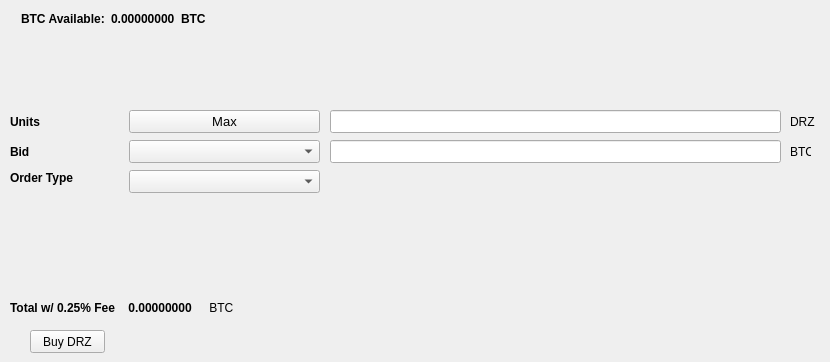
   <widget class="QWidget" name="BuyTab">
    <attribute name="title">
     <string>Buy</string>
    </attribute>
    <widget class="QPushButton" name="BuyDRZ">
     <property name="geometry">
      <rect>
       <x>30</x>
       <y>330</y>
       <width>75</width>
       <height>23</height>
      </rect>
     </property>
     <property name="text">
      <string>Buy DRZ</string>
     </property>
    </widget>
    <widget class="QLabel" name="label_3">
     <property name="geometry">
      <rect>
       <x>10</x>
       <y>110</y>
       <width>46</width>
       <height>23</height>
      </rect>
     </property>
     <property name="font">
      <font>
       <weight>75</weight>
       <bold>true</bold>
      </font>
     </property>
     <property name="text">
      <string>Units</string>
     </property>
    </widget>
    <widget class="QLineEdit" name="UnitsInput">
     <property name="geometry">
      <rect>
       <x>330</x>
       <y>110</y>
       <width>451</width>
       <height>23</height>
      </rect>
     </property>
     <property name="font">
      <font>
       <pointsize>9</pointsize>
       <weight>75</weight>
       <bold>true</bold>
      </font>
     </property>
    </widget>
    <widget class="QLineEdit" name="BuyBidPriceEdit">
     <property name="geometry">
      <rect>
       <x>330</x>
       <y>140</y>
       <width>451</width>
       <height>23</height>
      </rect>
     </property>
     <property name="font">
      <font>
       <pointsize>9</pointsize>
       <weight>75</weight>
       <bold>true</bold>
      </font>
     </property>
    </widget>
    <widget class="QLabel" name="label_4">
     <property name="geometry">
      <rect>
       <x>790</x>
       <y>110</y>
       <width>31</width>
       <height>23</height>
      </rect>
     </property>
     <property name="text">
      <string>DRZ</string>
     </property>
    </widget>
    <widget class="QLabel" name="label_5">
     <property name="geometry">
      <rect>
       <x>790</x>
       <y>140</y>
       <width>21</width>
       <height>23</height>
      </rect>
     </property>
     <property name="text">
      <string>BTC</string>
     </property>
    </widget>
    <widget class="QLabel" name="label_6">
     <property name="geometry">
      <rect>
       <x>10</x>
       <y>140</y>
       <width>46</width>
       <height>23</height>
      </rect>
     </property>
     <property name="font">
      <font>
       <weight>75</weight>
       <bold>true</bold>
      </font>
     </property>
     <property name="text">
      <string>Bid</string>
     </property>
    </widget>
    <widget class="QLabel" name="label_7">
     <property name="geometry">
      <rect>
       <x>10</x>
       <y>170</y>
       <width>71</width>
       <height>16</height>
      </rect>
     </property>
     <property name="font">
      <font>
       <weight>75</weight>
       <bold>true</bold>
      </font>
     </property>
     <property name="text">
      <string>Order Type</string>
     </property>
    </widget>
    <widget class="QPushButton" name="Buy_Max_Amount">
     <property name="geometry">
      <rect>
       <x>129</x>
       <y>110</y>
       <width>191</width>
       <height>23</height>
      </rect>
     </property>
     <property name="font">
      <font>
       <pointsize>10</pointsize>
      </font>
     </property>
     <property name="text">
      <string>Max</string>
     </property>
    </widget>
    <widget class="QComboBox" name="BuyBidcomboBox">
     <property name="geometry">
      <rect>
       <x>129</x>
       <y>140</y>
       <width>191</width>
       <height>23</height>
      </rect>
     </property>
     <property name="font">
      <font>
       <pointsize>10</pointsize>
      </font>
     </property>
    </widget>
    <widget class="QComboBox" name="buyOrdertypeCombo">
     <property name="geometry">
      <rect>
       <x>129</x>
       <y>170</y>
       <width>191</width>
       <height>23</height>
      </rect>
     </property>
     <property name="font">
      <font>
       <pointsize>10</pointsize>
      </font>
     </property>
    </widget>
    <widget class="QWidget" name="layoutWidget">
     <property name="geometry">
      <rect>
       <x>21</x>
       <y>11</y>
       <width>221</width>
       <height>16</height>
      </rect>
     </property>
     <layout class="QHBoxLayout" name="horizontalLayout_3">
      <item>
       <widget class="QLabel" name="label232">
        <property name="font">
         <font>
          <weight>75</weight>
          <bold>true</bold>
         </font>
        </property>
        <property name="text">
         <string>BTC Available:</string>
        </property>
       </widget>
      </item>
      <item>
       <widget class="QLabel" name="BtcAvailableLbl">
        <property name="palette">
         <palette>
          <active>
           <colorrole role="WindowText">
            <brush brushstyle="SolidPattern">
             <color alpha="255">
              <red>0</red>
              <green>0</green>
              <blue>0</blue>
             </color>
            </brush>
           </colorrole>
           <colorrole role="Button">
            <brush brushstyle="SolidPattern">
             <color alpha="255">
              <red>0</red>
              <green>170</green>
              <blue>0</blue>
             </color>
            </brush>
           </colorrole>
           <colorrole role="Light">
            <brush brushstyle="SolidPattern">
             <color alpha="255">
              <red>0</red>
              <green>255</green>
              <blue>0</blue>
             </color>
            </brush>
           </colorrole>
           <colorrole role="Midlight">
            <brush brushstyle="SolidPattern">
             <color alpha="255">
              <red>0</red>
              <green>212</green>
              <blue>0</blue>
             </color>
            </brush>
           </colorrole>
           <colorrole role="Dark">
            <brush brushstyle="SolidPattern">
             <color alpha="255">
              <red>0</red>
              <green>85</green>
              <blue>0</blue>
             </color>
            </brush>
           </colorrole>
           <colorrole role="Mid">
            <brush brushstyle="SolidPattern">
             <color alpha="255">
              <red>0</red>
              <green>113</green>
              <blue>0</blue>
             </color>
            </brush>
           </colorrole>
           <colorrole role="Text">
            <brush brushstyle="SolidPattern">
             <color alpha="255">
              <red>0</red>
              <green>170</green>
              <blue>0</blue>
             </color>
            </brush>
           </colorrole>
           <colorrole role="BrightText">
            <brush brushstyle="SolidPattern">
             <color alpha="255">
              <red>255</red>
              <green>255</green>
              <blue>255</blue>
             </color>
            </brush>
           </colorrole>
           <colorrole role="ButtonText">
            <brush brushstyle="SolidPattern">
             <color alpha="255">
              <red>0</red>
              <green>0</green>
              <blue>0</blue>
             </color>
            </brush>
           </colorrole>
           <colorrole role="Base">
            <brush brushstyle="SolidPattern">
             <color alpha="255">
              <red>255</red>
              <green>255</green>
              <blue>255</blue>
             </color>
            </brush>
           </colorrole>
           <colorrole role="Window">
            <brush brushstyle="SolidPattern">
             <color alpha="255">
              <red>0</red>
              <green>170</green>
              <blue>0</blue>
             </color>
            </brush>
           </colorrole>
           <colorrole role="Shadow">
            <brush brushstyle="SolidPattern">
             <color alpha="255">
              <red>0</red>
              <green>0</green>
              <blue>0</blue>
             </color>
            </brush>
           </colorrole>
           <colorrole role="AlternateBase">
            <brush brushstyle="SolidPattern">
             <color alpha="255">
              <red>127</red>
              <green>212</green>
              <blue>127</blue>
             </color>
            </brush>
           </colorrole>
           <colorrole role="ToolTipBase">
            <brush brushstyle="SolidPattern">
             <color alpha="255">
              <red>255</red>
              <green>255</green>
              <blue>220</blue>
             </color>
            </brush>
           </colorrole>
           <colorrole role="ToolTipText">
            <brush brushstyle="SolidPattern">
             <color alpha="255">
              <red>0</red>
              <green>0</green>
              <blue>0</blue>
             </color>
            </brush>
           </colorrole>
          </active>
          <inactive>
           <colorrole role="WindowText">
            <brush brushstyle="SolidPattern">
             <color alpha="255">
              <red>0</red>
              <green>0</green>
              <blue>0</blue>
             </color>
            </brush>
           </colorrole>
           <colorrole role="Button">
            <brush brushstyle="SolidPattern">
             <color alpha="255">
              <red>0</red>
              <green>170</green>
              <blue>0</blue>
             </color>
            </brush>
           </colorrole>
           <colorrole role="Light">
            <brush brushstyle="SolidPattern">
             <color alpha="255">
              <red>0</red>
              <green>255</green>
              <blue>0</blue>
             </color>
            </brush>
           </colorrole>
           <colorrole role="Midlight">
            <brush brushstyle="SolidPattern">
             <color alpha="255">
              <red>0</red>
              <green>212</green>
              <blue>0</blue>
             </color>
            </brush>
           </colorrole>
           <colorrole role="Dark">
            <brush brushstyle="SolidPattern">
             <color alpha="255">
              <red>0</red>
              <green>85</green>
              <blue>0</blue>
             </color>
            </brush>
           </colorrole>
           <colorrole role="Mid">
            <brush brushstyle="SolidPattern">
             <color alpha="255">
              <red>0</red>
              <green>113</green>
              <blue>0</blue>
             </color>
            </brush>
           </colorrole>
           <colorrole role="Text">
            <brush brushstyle="SolidPattern">
             <color alpha="255">
              <red>0</red>
              <green>170</green>
              <blue>0</blue>
             </color>
            </brush>
           </colorrole>
           <colorrole role="BrightText">
            <brush brushstyle="SolidPattern">
             <color alpha="255">
              <red>255</red>
              <green>255</green>
              <blue>255</blue>
             </color>
            </brush>
           </colorrole>
           <colorrole role="ButtonText">
            <brush brushstyle="SolidPattern">
             <color alpha="255">
              <red>0</red>
              <green>0</green>
              <blue>0</blue>
             </color>
            </brush>
           </colorrole>
           <colorrole role="Base">
            <brush brushstyle="SolidPattern">
             <color alpha="255">
              <red>255</red>
              <green>255</green>
              <blue>255</blue>
             </color>
            </brush>
           </colorrole>
           <colorrole role="Window">
            <brush brushstyle="SolidPattern">
             <color alpha="255">
              <red>0</red>
              <green>170</green>
              <blue>0</blue>
             </color>
            </brush>
           </colorrole>
           <colorrole role="Shadow">
            <brush brushstyle="SolidPattern">
             <color alpha="255">
              <red>0</red>
              <green>0</green>
              <blue>0</blue>
             </color>
            </brush>
           </colorrole>
           <colorrole role="AlternateBase">
            <brush brushstyle="SolidPattern">
             <color alpha="255">
              <red>127</red>
              <green>212</green>
              <blue>127</blue>
             </color>
            </brush>
           </colorrole>
           <colorrole role="ToolTipBase">
            <brush brushstyle="SolidPattern">
             <color alpha="255">
              <red>255</red>
              <green>255</green>
              <blue>220</blue>
             </color>
            </brush>
           </colorrole>
           <colorrole role="ToolTipText">
            <brush brushstyle="SolidPattern">
             <color alpha="255">
              <red>0</red>
              <green>0</green>
              <blue>0</blue>
             </color>
            </brush>
           </colorrole>
          </inactive>
          <disabled>
           <colorrole role="WindowText">
            <brush brushstyle="SolidPattern">
             <color alpha="255">
              <red>0</red>
              <green>85</green>
              <blue>0</blue>
             </color>
            </brush>
           </colorrole>
           <colorrole role="Button">
            <brush brushstyle="SolidPattern">
             <color alpha="255">
              <red>0</red>
              <green>170</green>
              <blue>0</blue>
             </color>
            </brush>
           </colorrole>
           <colorrole role="Light">
            <brush brushstyle="SolidPattern">
             <color alpha="255">
              <red>0</red>
              <green>255</green>
              <blue>0</blue>
             </color>
            </brush>
           </colorrole>
           <colorrole role="Midlight">
            <brush brushstyle="SolidPattern">
             <color alpha="255">
              <red>0</red>
              <green>212</green>
              <blue>0</blue>
             </color>
            </brush>
           </colorrole>
           <colorrole role="Dark">
            <brush brushstyle="SolidPattern">
             <color alpha="255">
              <red>0</red>
              <green>85</green>
              <blue>0</blue>
             </color>
            </brush>
           </colorrole>
           <colorrole role="Mid">
            <brush brushstyle="SolidPattern">
             <color alpha="255">
              <red>0</red>
              <green>113</green>
              <blue>0</blue>
             </color>
            </brush>
           </colorrole>
           <colorrole role="Text">
            <brush brushstyle="SolidPattern">
             <color alpha="255">
              <red>0</red>
              <green>85</green>
              <blue>0</blue>
             </color>
            </brush>
           </colorrole>
           <colorrole role="BrightText">
            <brush brushstyle="SolidPattern">
             <color alpha="255">
              <red>255</red>
              <green>255</green>
              <blue>255</blue>
             </color>
            </brush>
           </colorrole>
           <colorrole role="ButtonText">
            <brush brushstyle="SolidPattern">
             <color alpha="255">
              <red>0</red>
              <green>85</green>
              <blue>0</blue>
             </color>
            </brush>
           </colorrole>
           <colorrole role="Base">
            <brush brushstyle="SolidPattern">
             <color alpha="255">
              <red>0</red>
              <green>170</green>
              <blue>0</blue>
             </color>
            </brush>
           </colorrole>
           <colorrole role="Window">
            <brush brushstyle="SolidPattern">
             <color alpha="255">
              <red>0</red>
              <green>170</green>
              <blue>0</blue>
             </color>
            </brush>
           </colorrole>
           <colorrole role="Shadow">
            <brush brushstyle="SolidPattern">
             <color alpha="255">
              <red>0</red>
              <green>0</green>
              <blue>0</blue>
             </color>
            </brush>
           </colorrole>
           <colorrole role="AlternateBase">
            <brush brushstyle="SolidPattern">
             <color alpha="255">
              <red>0</red>
              <green>170</green>
              <blue>0</blue>
             </color>
            </brush>
           </colorrole>
           <colorrole role="ToolTipBase">
            <brush brushstyle="SolidPattern">
             <color alpha="255">
              <red>255</red>
              <green>255</green>
              <blue>220</blue>
             </color>
            </brush>
           </colorrole>
           <colorrole role="ToolTipText">
            <brush brushstyle="SolidPattern">
             <color alpha="255">
              <red>0</red>
              <green>0</green>
              <blue>0</blue>
             </color>
            </brush>
           </colorrole>
          </disabled>
         </palette>
        </property>
        <property name="font">
         <font>
          <weight>75</weight>
          <bold>true</bold>
         </font>
        </property>
        <property name="text">
         <string>0.00000000</string>
        </property>
        <property name="textInteractionFlags">
         <set>Qt::LinksAccessibleByMouse|Qt::TextSelectableByKeyboard|Qt::TextSelectableByMouse</set>
        </property>
       </widget>
      </item>
      <item>
       <widget class="QLabel" name="BtcAvailableLbl_2">
        <property name="font">
         <font>
          <weight>75</weight>
          <bold>true</bold>
         </font>
        </property>
        <property name="text">
         <string>BTC</string>
        </property>
       </widget>
      </item>
     </layout>
    </widget>
    <widget class="QWidget" name="layoutWidget_2">
     <property name="geometry">
      <rect>
       <x>10</x>
       <y>300</y>
       <width>271</width>
       <height>16</height>
      </rect>
     </property>
     <layout class="QHBoxLayout" name="horizontalLayout_5">
      <item>
       <widget class="QLabel" name="label_23">
        <property name="font">
         <font>
          <weight>75</weight>
          <bold>true</bold>
         </font>
        </property>
        <property name="text">
         <string>Total w/ 0.25% Fee </string>
        </property>
       </widget>
      </item>
      <item>
       <widget class="QLabel" name="BuyCostLabel">
        <property name="palette">
         <palette>
          <active>
           <colorrole role="WindowText">
            <brush brushstyle="SolidPattern">
             <color alpha="255">
              <red>0</red>
              <green>0</green>
              <blue>0</blue>
             </color>
            </brush>
           </colorrole>
           <colorrole role="Button">
            <brush brushstyle="SolidPattern">
             <color alpha="255">
              <red>0</red>
              <green>170</green>
              <blue>0</blue>
             </color>
            </brush>
           </colorrole>
           <colorrole role="Light">
            <brush brushstyle="SolidPattern">
             <color alpha="255">
              <red>0</red>
              <green>255</green>
              <blue>0</blue>
             </color>
            </brush>
           </colorrole>
           <colorrole role="Midlight">
            <brush brushstyle="SolidPattern">
             <color alpha="255">
              <red>0</red>
              <green>212</green>
              <blue>0</blue>
             </color>
            </brush>
           </colorrole>
           <colorrole role="Dark">
            <brush brushstyle="SolidPattern">
             <color alpha="255">
              <red>0</red>
              <green>85</green>
              <blue>0</blue>
             </color>
            </brush>
           </colorrole>
           <colorrole role="Mid">
            <brush brushstyle="SolidPattern">
             <color alpha="255">
              <red>0</red>
              <green>113</green>
              <blue>0</blue>
             </color>
            </brush>
           </colorrole>
           <colorrole role="Text">
            <brush brushstyle="SolidPattern">
             <color alpha="255">
              <red>0</red>
              <green>170</green>
              <blue>0</blue>
             </color>
            </brush>
           </colorrole>
           <colorrole role="BrightText">
            <brush brushstyle="SolidPattern">
             <color alpha="255">
              <red>255</red>
              <green>255</green>
              <blue>255</blue>
             </color>
            </brush>
           </colorrole>
           <colorrole role="ButtonText">
            <brush brushstyle="SolidPattern">
             <color alpha="255">
              <red>0</red>
              <green>0</green>
              <blue>0</blue>
             </color>
            </brush>
           </colorrole>
           <colorrole role="Base">
            <brush brushstyle="SolidPattern">
             <color alpha="255">
              <red>255</red>
              <green>255</green>
              <blue>255</blue>
             </color>
            </brush>
           </colorrole>
           <colorrole role="Window">
            <brush brushstyle="SolidPattern">
             <color alpha="255">
              <red>0</red>
              <green>170</green>
              <blue>0</blue>
             </color>
            </brush>
           </colorrole>
           <colorrole role="Shadow">
            <brush brushstyle="SolidPattern">
             <color alpha="255">
              <red>0</red>
              <green>0</green>
              <blue>0</blue>
             </color>
            </brush>
           </colorrole>
           <colorrole role="AlternateBase">
            <brush brushstyle="SolidPattern">
             <color alpha="255">
              <red>127</red>
              <green>212</green>
              <blue>127</blue>
             </color>
            </brush>
           </colorrole>
           <colorrole role="ToolTipBase">
            <brush brushstyle="SolidPattern">
             <color alpha="255">
              <red>255</red>
              <green>255</green>
              <blue>220</blue>
             </color>
            </brush>
           </colorrole>
           <colorrole role="ToolTipText">
            <brush brushstyle="SolidPattern">
             <color alpha="255">
              <red>0</red>
              <green>0</green>
              <blue>0</blue>
             </color>
            </brush>
           </colorrole>
          </active>
          <inactive>
           <colorrole role="WindowText">
            <brush brushstyle="SolidPattern">
             <color alpha="255">
              <red>0</red>
              <green>0</green>
              <blue>0</blue>
             </color>
            </brush>
           </colorrole>
           <colorrole role="Button">
            <brush brushstyle="SolidPattern">
             <color alpha="255">
              <red>0</red>
              <green>170</green>
              <blue>0</blue>
             </color>
            </brush>
           </colorrole>
           <colorrole role="Light">
            <brush brushstyle="SolidPattern">
             <color alpha="255">
              <red>0</red>
              <green>255</green>
              <blue>0</blue>
             </color>
            </brush>
           </colorrole>
           <colorrole role="Midlight">
            <brush brushstyle="SolidPattern">
             <color alpha="255">
              <red>0</red>
              <green>212</green>
              <blue>0</blue>
             </color>
            </brush>
           </colorrole>
           <colorrole role="Dark">
            <brush brushstyle="SolidPattern">
             <color alpha="255">
              <red>0</red>
              <green>85</green>
              <blue>0</blue>
             </color>
            </brush>
           </colorrole>
           <colorrole role="Mid">
            <brush brushstyle="SolidPattern">
             <color alpha="255">
              <red>0</red>
              <green>113</green>
              <blue>0</blue>
             </color>
            </brush>
           </colorrole>
           <colorrole role="Text">
            <brush brushstyle="SolidPattern">
             <color alpha="255">
              <red>0</red>
              <green>170</green>
              <blue>0</blue>
             </color>
            </brush>
           </colorrole>
           <colorrole role="BrightText">
            <brush brushstyle="SolidPattern">
             <color alpha="255">
              <red>255</red>
              <green>255</green>
              <blue>255</blue>
             </color>
            </brush>
           </colorrole>
           <colorrole role="ButtonText">
            <brush brushstyle="SolidPattern">
             <color alpha="255">
              <red>0</red>
              <green>0</green>
              <blue>0</blue>
             </color>
            </brush>
           </colorrole>
           <colorrole role="Base">
            <brush brushstyle="SolidPattern">
             <color alpha="255">
              <red>255</red>
              <green>255</green>
              <blue>255</blue>
             </color>
            </brush>
           </colorrole>
           <colorrole role="Window">
            <brush brushstyle="SolidPattern">
             <color alpha="255">
              <red>0</red>
              <green>170</green>
              <blue>0</blue>
             </color>
            </brush>
           </colorrole>
           <colorrole role="Shadow">
            <brush brushstyle="SolidPattern">
             <color alpha="255">
              <red>0</red>
              <green>0</green>
              <blue>0</blue>
             </color>
            </brush>
           </colorrole>
           <colorrole role="AlternateBase">
            <brush brushstyle="SolidPattern">
             <color alpha="255">
              <red>127</red>
              <green>212</green>
              <blue>127</blue>
             </color>
            </brush>
           </colorrole>
           <colorrole role="ToolTipBase">
            <brush brushstyle="SolidPattern">
             <color alpha="255">
              <red>255</red>
              <green>255</green>
              <blue>220</blue>
             </color>
            </brush>
           </colorrole>
           <colorrole role="ToolTipText">
            <brush brushstyle="SolidPattern">
             <color alpha="255">
              <red>0</red>
              <green>0</green>
              <blue>0</blue>
             </color>
            </brush>
           </colorrole>
          </inactive>
          <disabled>
           <colorrole role="WindowText">
            <brush brushstyle="SolidPattern">
             <color alpha="255">
              <red>0</red>
              <green>85</green>
              <blue>0</blue>
             </color>
            </brush>
           </colorrole>
           <colorrole role="Button">
            <brush brushstyle="SolidPattern">
             <color alpha="255">
              <red>0</red>
              <green>170</green>
              <blue>0</blue>
             </color>
            </brush>
           </colorrole>
           <colorrole role="Light">
            <brush brushstyle="SolidPattern">
             <color alpha="255">
              <red>0</red>
              <green>255</green>
              <blue>0</blue>
             </color>
            </brush>
           </colorrole>
           <colorrole role="Midlight">
            <brush brushstyle="SolidPattern">
             <color alpha="255">
              <red>0</red>
              <green>212</green>
              <blue>0</blue>
             </color>
            </brush>
           </colorrole>
           <colorrole role="Dark">
            <brush brushstyle="SolidPattern">
             <color alpha="255">
              <red>0</red>
              <green>85</green>
              <blue>0</blue>
             </color>
            </brush>
           </colorrole>
           <colorrole role="Mid">
            <brush brushstyle="SolidPattern">
             <color alpha="255">
              <red>0</red>
              <green>113</green>
              <blue>0</blue>
             </color>
            </brush>
           </colorrole>
           <colorrole role="Text">
            <brush brushstyle="SolidPattern">
             <color alpha="255">
              <red>0</red>
              <green>85</green>
              <blue>0</blue>
             </color>
            </brush>
           </colorrole>
           <colorrole role="BrightText">
            <brush brushstyle="SolidPattern">
             <color alpha="255">
              <red>255</red>
              <green>255</green>
              <blue>255</blue>
             </color>
            </brush>
           </colorrole>
           <colorrole role="ButtonText">
            <brush brushstyle="SolidPattern">
             <color alpha="255">
              <red>0</red>
              <green>85</green>
              <blue>0</blue>
             </color>
            </brush>
           </colorrole>
           <colorrole role="Base">
            <brush brushstyle="SolidPattern">
             <color alpha="255">
              <red>0</red>
              <green>170</green>
              <blue>0</blue>
             </color>
            </brush>
           </colorrole>
           <colorrole role="Window">
            <brush brushstyle="SolidPattern">
             <color alpha="255">
              <red>0</red>
              <green>170</green>
              <blue>0</blue>
             </color>
            </brush>
           </colorrole>
           <colorrole role="Shadow">
            <brush brushstyle="SolidPattern">
             <color alpha="255">
              <red>0</red>
              <green>0</green>
              <blue>0</blue>
             </color>
            </brush>
           </colorrole>
           <colorrole role="AlternateBase">
            <brush brushstyle="SolidPattern">
             <color alpha="255">
              <red>0</red>
              <green>170</green>
              <blue>0</blue>
             </color>
            </brush>
           </colorrole>
           <colorrole role="ToolTipBase">
            <brush brushstyle="SolidPattern">
             <color alpha="255">
              <red>255</red>
              <green>255</green>
              <blue>220</blue>
             </color>
            </brush>
           </colorrole>
           <colorrole role="ToolTipText">
            <brush brushstyle="SolidPattern">
             <color alpha="255">
              <red>0</red>
              <green>0</green>
              <blue>0</blue>
             </color>
            </brush>
           </colorrole>
          </disabled>
         </palette>
        </property>
        <property name="font">
         <font>
          <weight>75</weight>
          <bold>true</bold>
         </font>
        </property>
        <property name="autoFillBackground">
         <bool>false</bool>
        </property>
        <property name="text">
         <string> 0.00000000</string>
        </property>
        <property name="textInteractionFlags">
         <set>Qt::LinksAccessibleByMouse|Qt::TextSelectableByMouse</set>
        </property>
       </widget>
      </item>
      <item>
       <widget class="QLabel" name="label_24">
        <property name="font">
         <font>
          <weight>50</weight>
          <bold>false</bold>
         </font>
        </property>
        <property name="text">
         <string> BTC</string>
        </property>
       </widget>
      </item>
     </layout>
    </widget>
   </widget>
